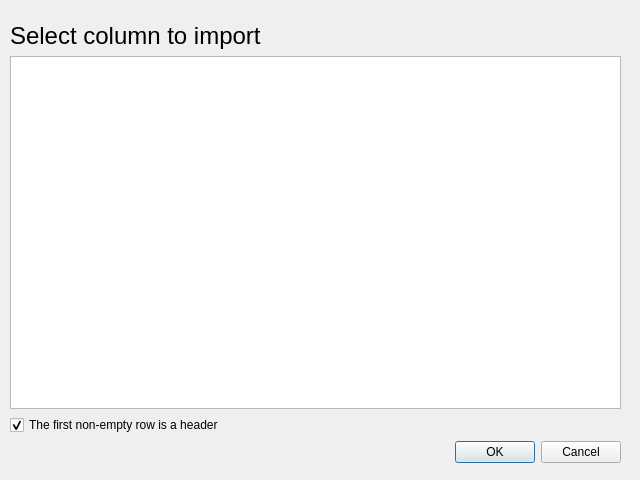
<?xml version="1.0" encoding="UTF-8"?>
<ui version="4.0">
 <class>SelectcolsDialog</class>
 <widget class="QDialog" name="SelectcolsDialog">
  <property name="geometry">
   <rect>
    <x>0</x>
    <y>0</y>
    <width>640</width>
    <height>480</height>
   </rect>
  </property>
  <property name="windowTitle">
   <string>Select columns</string>
  </property>
  <widget class="QWidget" name="layoutWidget">
   <property name="geometry">
    <rect>
     <x>10</x>
     <y>22</y>
     <width>611</width>
     <height>441</height>
    </rect>
   </property>
   <layout class="QVBoxLayout" name="verticalLayout">
    <item>
     <widget class="QLabel" name="label">
      <property name="font">
       <font>
        <pointsize>18</pointsize>
       </font>
      </property>
      <property name="text">
       <string>Select column to import</string>
      </property>
     </widget>
    </item>
    <item>
     <widget class="QTableWidget" name="tableWidget">
      <property name="editTriggers">
       <set>QAbstractItemView::NoEditTriggers</set>
      </property>
      <property name="selectionMode">
       <enum>QAbstractItemView::SingleSelection</enum>
      </property>
      <property name="selectionBehavior">
       <enum>QAbstractItemView::SelectColumns</enum>
      </property>
      <attribute name="verticalHeaderVisible">
       <bool>false</bool>
      </attribute>
     </widget>
    </item>
    <item>
     <widget class="QCheckBox" name="checkBox">
      <property name="text">
       <string>The first non-empty row is a header</string>
      </property>
      <property name="checked">
       <bool>true</bool>
      </property>
     </widget>
    </item>
    <item>
     <widget class="QDialogButtonBox" name="buttonBox">
      <property name="enabled">
       <bool>true</bool>
      </property>
      <property name="orientation">
       <enum>Qt::Horizontal</enum>
      </property>
      <property name="standardButtons">
       <set>QDialogButtonBox::Cancel|QDialogButtonBox::Ok</set>
      </property>
     </widget>
    </item>
   </layout>
  </widget>
 </widget>
 <resources/>
 <connections>
  <connection>
   <sender>buttonBox</sender>
   <signal>accepted()</signal>
   <receiver>SelectcolsDialog</receiver>
   <slot>accept()</slot>
   <hints>
    <hint type="sourcelabel">
     <x>248</x>
     <y>429</y>
    </hint>
    <hint type="destinationlabel">
     <x>157</x>
     <y>274</y>
    </hint>
   </hints>
  </connection>
  <connection>
   <sender>buttonBox</sender>
   <signal>rejected()</signal>
   <receiver>SelectcolsDialog</receiver>
   <slot>reject()</slot>
   <hints>
    <hint type="sourcelabel">
     <x>316</x>
     <y>429</y>
    </hint>
    <hint type="destinationlabel">
     <x>286</x>
     <y>274</y>
    </hint>
   </hints>
  </connection>
 </connections>
</ui>
